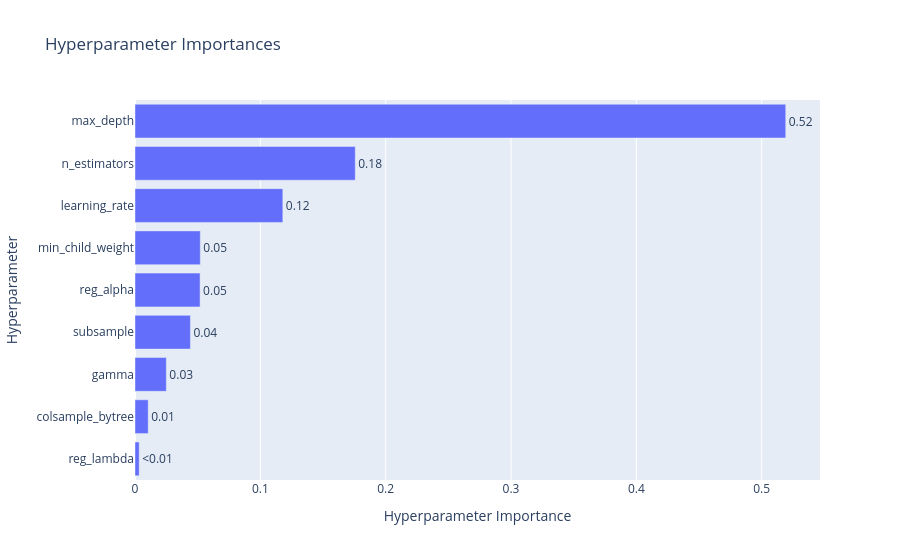
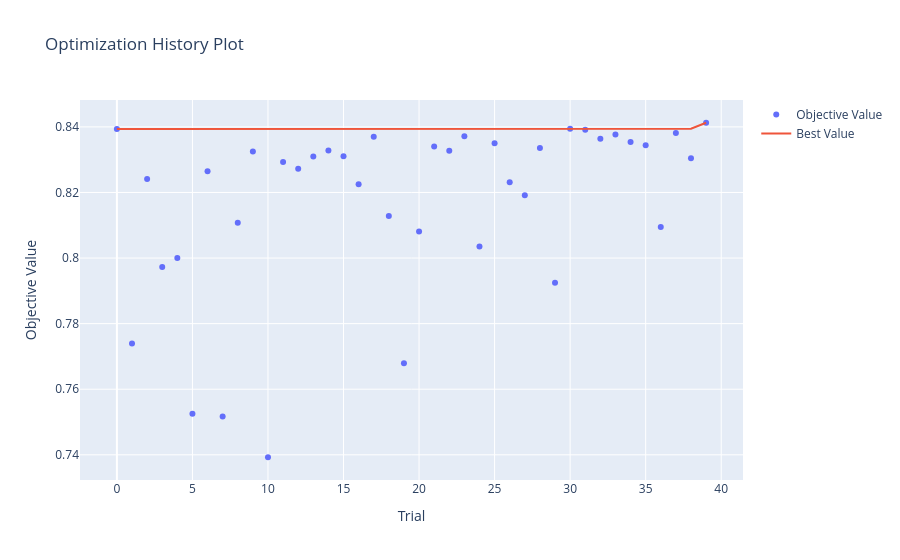

Notebook cell for these charts, in order:
### Code cell
display(vis.plot_param_importances(study))
display(vis.plot_optimization_history(study))

### Figure 1 — Plotly figure (JSON) as saved in the notebook; plotly's stock layout.template omitted (floating-point values rounded to 4 significant figures)
{"data": [{"cliponaxis": false, "hovertemplate": ["reg_lambda (FloatDistribution): 0.0033437620218966448<extra></extra>", "colsample_bytree (FloatDistribution): 0.010532567666853402<extra></extra>", "gamma (FloatDistribution): 0.025002102156709397<extra></extra>", "subsample (FloatDistribution): 0.04419832552130229<extra></extra>", "reg_alpha (FloatDistribution): 0.05193057666703272<extra></extra>", "min_child_weight (IntDistribution): 0.05208745771574929<extra></extra>", "learning_rate (FloatDistribution): 0.11794983236961445<extra></extra>", "n_estimators (IntDistribution): 0.1757412435221596<extra></extra>", "max_depth (IntDistribution): 0.5192141323586823<extra></extra>"], "name": "Objective Value", "orientation": "h", "text": ["<0.01", "0.01", "0.03", "0.04", "0.05", "0.05", "0.12", "0.18", "0.52"], "textposition": "outside", "x": [0.003344, 0.01053, 0.025, 0.0442, 0.05193, 0.05209, 0.1179, 0.1757, 0.5192], "y": ["reg_lambda", "colsample_bytree", "gamma", "subsample", "reg_alpha", "min_child_weight", "learning_rate", "n_estimators", "max_depth"], "type": "bar"}], "layout": {"title": {"text": "Hyperparameter Importances"}, "xaxis": {"title": {"text": "Hyperparameter Importance"}}, "yaxis": {"title": {"text": "Hyperparameter"}}}}

### Figure 2 — Plotly figure (JSON) as saved in the notebook; plotly's stock layout.template omitted (floating-point values rounded to 4 significant figures)
{"data": [{"mode": "markers", "name": "Objective Value", "x": [0, 1, 2, 3, 4, 5, 6, 7, 8, 9, 10, 11, 12, 13, 14, 15, 16, 17, 18, 19, 20, 21, 22, 23, 24, 25, 26, 27, 28, 29, 30, 31, 32, 33, 34, 35, 36, 37, 38, 39], "y": [0.8394, 0.7739, 0.8241, 0.7973, 0.8, 0.7525, 0.8265, 0.7517, 0.8107, 0.8325, 0.7392, 0.8293, 0.8272, 0.831, 0.8328, 0.8311, 0.8225, 0.837, 0.8129, 0.7679, 0.8081, 0.834, 0.8327, 0.8371, 0.8035, 0.835, 0.8231, 0.8191, 0.8336, 0.7925, 0.8394, 0.8391, 0.8364, 0.8377, 0.8354, 0.8344, 0.8094, 0.8382, 0.8305, 0.8413], "type": "scatter"}, {"mode": "lines", "name": "Best Value", "x": [0, 1, 2, 3, 4, 5, 6, 7, 8, 9, 10, 11, 12, 13, 14, 15, 16, 17, 18, 19, 20, 21, 22, 23, 24, 25, 26, 27, 28, 29, 30, 31, 32, 33, 34, 35, 36, 37, 38, 39], "y": [0.8394, 0.8394, 0.8394, 0.8394, 0.8394, 0.8394, 0.8394, 0.8394, 0.8394, 0.8394, 0.8394, 0.8394, 0.8394, 0.8394, 0.8394, 0.8394, 0.8394, 0.8394, 0.8394, 0.8394, 0.8394, 0.8394, 0.8394, 0.8394, 0.8394, 0.8394, 0.8394, 0.8394, 0.8394, 0.8394, 0.8394, 0.8394, 0.8394, 0.8394, 0.8394, 0.8394, 0.8394, 0.8394, 0.8394, 0.8413], "type": "scatter"}, {"marker": {"color": "#cccccc"}, "mode": "markers", "name": "Infeasible Trial", "showlegend": false, "x": [], "y": [], "type": "scatter"}], "layout": {"title": {"text": "Optimization History Plot"}, "xaxis": {"title": {"text": "Trial"}}, "yaxis": {"title": {"text": "Objective Value"}}}}
